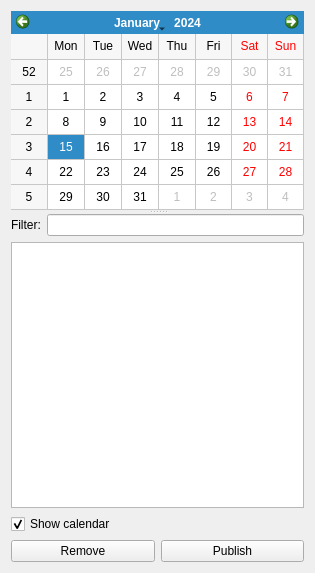
<?xml version="1.0" encoding="UTF-8"?>
<ui version="4.0">
 <class>LocalEntriesWidget</class>
 <widget class="QWidget" name="LocalEntriesWidget">
  <property name="geometry">
   <rect>
    <x>0</x>
    <y>0</y>
    <width>315</width>
    <height>573</height>
   </rect>
  </property>
  <property name="windowTitle">
   <string>Form</string>
  </property>
  <layout class="QGridLayout" name="gridLayout">
   <item row="0" column="0" colspan="2">
    <widget class="QSplitter" name="LocalEntriesCalendarSplitter_">
     <property name="orientation">
      <enum>Qt::Vertical</enum>
     </property>
     <widget class="LeechCraft::Blogique::CalendarWidget" name="LocalEntriesCalendar_">
      <property name="gridVisible">
       <bool>true</bool>
      </property>
      <property name="dateEditEnabled">
       <bool>false</bool>
      </property>
     </widget>
     <widget class="QWidget" name="layoutWidget">
      <layout class="QVBoxLayout" name="verticalLayout_3">
       <item>
        <layout class="QHBoxLayout" name="horizontalLayout_4">
         <item>
          <widget class="QLabel" name="label_3">
           <property name="text">
            <string>Filter:</string>
           </property>
          </widget>
         </item>
         <item>
          <widget class="QLineEdit" name="LocalEntriesFilter_"/>
         </item>
        </layout>
       </item>
       <item>
        <widget class="QTreeView" name="LocalEntriesView_">
         <property name="sizePolicy">
          <sizepolicy hsizetype="Minimum" vsizetype="Expanding">
           <horstretch>0</horstretch>
           <verstretch>0</verstretch>
          </sizepolicy>
         </property>
         <property name="rootIsDecorated">
          <bool>false</bool>
         </property>
        </widget>
       </item>
      </layout>
     </widget>
    </widget>
   </item>
   <item row="1" column="0">
    <widget class="QCheckBox" name="CalendarVisibility_">
     <property name="text">
      <string>Show calendar</string>
     </property>
     <property name="checked">
      <bool>true</bool>
     </property>
    </widget>
   </item>
   <item row="2" column="0">
    <widget class="QPushButton" name="RemoveLocalEntry_">
     <property name="toolTip">
      <string>Remove draft from local storage.</string>
     </property>
     <property name="text">
      <string>Remove</string>
     </property>
    </widget>
   </item>
   <item row="2" column="1">
    <widget class="QPushButton" name="PublishLocalEntry_">
     <property name="toolTip">
      <string>Publish draft to user's blog.</string>
     </property>
     <property name="text">
      <string>Publish</string>
     </property>
    </widget>
   </item>
  </layout>
 </widget>
 <customwidgets>
  <customwidget>
   <class>LeechCraft::Blogique::CalendarWidget</class>
   <extends>QCalendarWidget</extends>
   <header>calendarwidget.h</header>
  </customwidget>
 </customwidgets>
 <resources/>
 <connections>
  <connection>
   <sender>CalendarVisibility_</sender>
   <signal>toggled(bool)</signal>
   <receiver>LocalEntriesCalendar_</receiver>
   <slot>setVisible(bool)</slot>
   <hints>
    <hint type="sourcelabel">
     <x>75</x>
     <y>530</y>
    </hint>
    <hint type="destinationlabel">
     <x>90</x>
     <y>149</y>
    </hint>
   </hints>
  </connection>
 </connections>
</ui>
